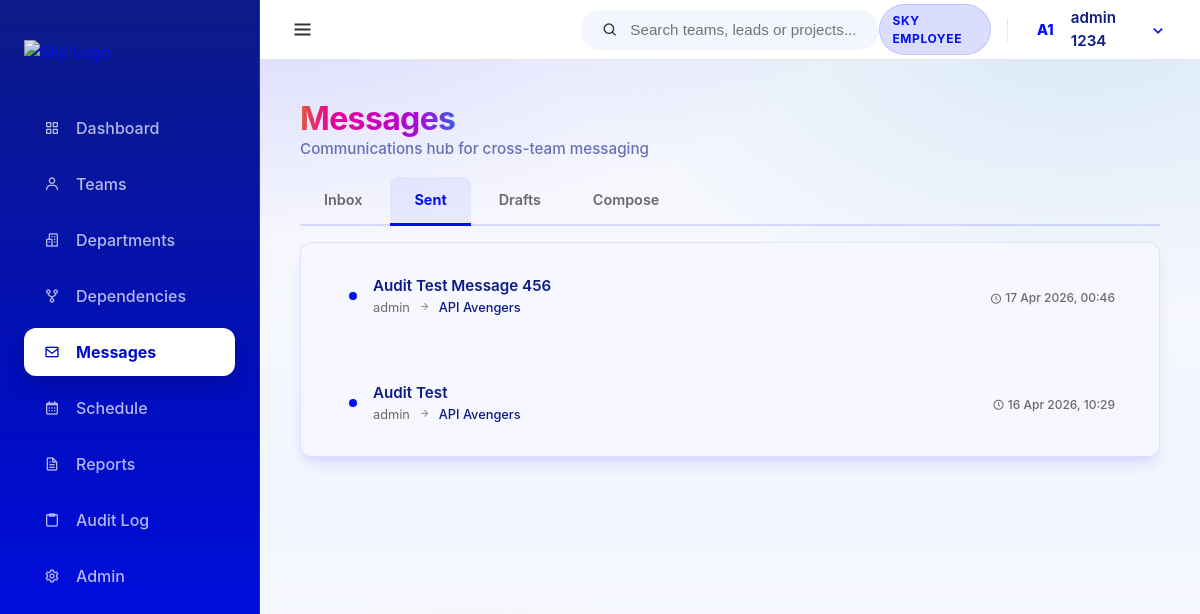
The page /messages/sent/ (signed in) on the database as committed earlier.
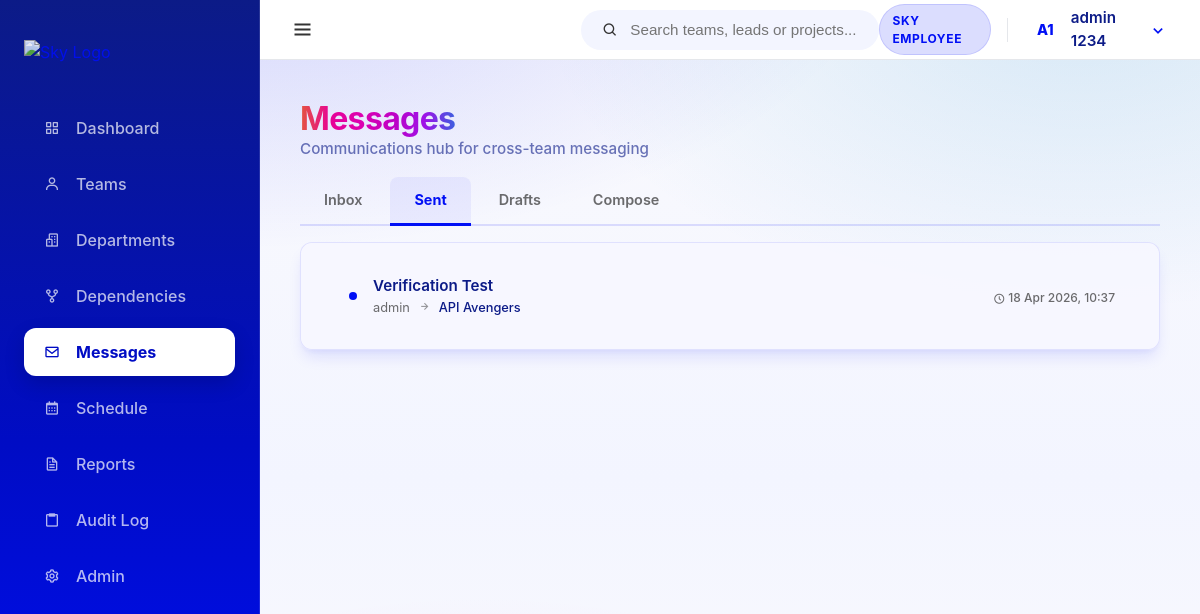
The same page on the database as committed later.
### core/models.py (models this page shows, shortened)
class Message(models.Model):
    message_id = models.AutoField(primary_key=True)
    sender_user = models.ForeignKey(User, on_delete=models.CASCADE, related_name='sent_messages')
    team = models.ForeignKey(Team, on_delete=models.CASCADE, related_name='received_messages')
    message_subject = models.CharField(max_length=255)
    message_body = models.TextField()
    STATUS_CHOICES = [
        ('draft', 'Draft'),
        ('sent', 'Sent'),
    ]
    message_status = models.CharField(max_length=10, choices=STATUS_CHOICES)
    message_sent_at = models.DateTimeField(null=True, blank=True)

class User(AbstractUser):
    class Meta:
        verbose_name = 'User'
        verbose_name_plural = 'Users'

class Team(models.Model):
    team_id = models.AutoField(primary_key=True)
    department = models.ForeignKey(Department, on_delete=models.CASCADE, related_name='teams')
    team_name = models.CharField(max_length=100)
    mission = models.TextField(blank=True) # Main Requirement
    lead_email = models.EmailField(blank=True) # Main Requirement
    team_leader_name = models.CharField(max_length=100, blank=True)
    work_stream = models.CharField(max_length=100)
    project_name = models.CharField(max_length=100)
    project_codebase = models.CharField(max_length=100)
    status = models.CharField(max_length=50, default='Active')
    tech_tags = models.TextField(blank=True, help_text="Comma separated tags")
    created_at = models.DateTimeField(auto_now_add=True)
    updated_at = models.DateTimeField(auto_now=True)

### messages_app/views.py (the view)
# urls.py: path('sent/', views.sent_messages, name='sent_messages'),
@login_required
def sent_messages(request):
    try:
        all_messages = Message.objects.filter(
            sender_user=request.user,
            message_status='sent'
        ).select_related('sender_user', 'team').order_by('-message_sent_at')
        context = {
            'all_messages': all_messages,
            'active_tab': 'sent',
            'tab_title': 'Sent Messages'
        }
        return render(request, 'messages_app/inbox.html', context)
    except Exception as error:
        django_messages.error(request, f'Error loading sent messages: {error}')
        return redirect('messages_app:inbox')

### templates/messages_app/inbox.html (shortened to what the changed rows need)
{% extends 'base.html' %}
{% block content %}
<div class="flex-between mb-2 animate-slide-up">
    <div>
        <h1 class="spectrum-text" style="font-size: 2rem; letter-spacing: -0.02em;">Messages</h1>
    </div>
</div>
{% if active_tab == 'compose' %}
<div class="card animate-slide-up" style="animation-delay: 0.15s; max-width: 700px;">
    <h3 style="color: var(--sky-header-blue); margin-bottom: 1.5rem;">
        <i class='bx bx-edit' style="margin-right: 0.5rem;"></i> New Message
    </h3>
    <form method="post" action="{% url 'messages_app:compose' %}">
        {% csrf_token %}
        <div class="form-group">
            <label for="compose-team">To (Team)</label>
            <select name="team" class="form-control filter-select" id="compose-team" required>
                <option value="">Select team...</option>
                {% for team in teams %}
                <option value="{{ team.team_id }}" {% if prefill_team and prefill_team.team_id == team.team_id or existing_draft and existing_draft.team_id == team.team_id %}selected{% endif %}>{{ team.team_name }}</option>
                {% endfor %}
            </select>
        </div>
        <div class="form-group">
            <label for="compose-subject">Subject</label>
            <input type="text" name="subject" class="form-control" id="compose-subject" placeholder="e.g. Sprint Review Follow-up" value="{{ reply_subject }}" required>
        </div>
        <div class="form-group">
            <label for="compose-body">Message</label>
            <textarea name="body" class="form-control" id="compose-body" rows="6" placeholder="Write your message..." required>{% if existing_draft %}{{ existing_draft.message_body }}{% elif reply_body %}{{ reply_body }}{% endif %}</textarea>
        </div>
        <div class="flex gap-1" style="margin-top: 1.5rem;">
            <button type="submit" name="action" value="sent" class="btn btn-primary"><i class='bx bx-send'></i> Send Message</button>
            <button type="submit" name="action" value="draft" class="btn btn-secondary"><i class='bx bx-save'></i> Save as Draft</button>
            <a href="{% url 'messages_app:inbox' %}" class="btn btn-ghost" style="text-decoration: none; margin-left: auto;">Cancel</a>
        </div>
    </form>
</div>
{% else %}
<div class="card animate-slide-up" style="animation-delay: 0.15s; padding: 0;">
    {% if all_messages %}
    {% for msg in all_messages %}
    <a href="{% url 'messages_app:detail' msg.message_id %}" class="msg-item {% if msg.message_status == 'sent' %}is-unread{% endif %}" style="text-decoration: none; color: inherit; transition: all 0.2s ease;">
        <div class="flex-center gap-2" style="flex: 1; min-width: 0; padding: 1rem 1.5rem; border-bottom: 1px solid var(--sky-border-subtle); border-left: 4px solid transparent;">
            {% if msg.message_status == 'sent' %}<span class="unread-dot"></span>{% endif %}
            <div style="flex: 1; min-width: 0;">
                <div class="flex-center gap-1">
                    <span style="font-weight: 600; font-size: 0.95rem; color: var(--sky-header-blue);">{{ msg.message_subject }}</span>
                </div>
                <div class="flex-center gap-1 mt-025">
                    <span style="font-size: 0.8rem; color: var(--muted-foreground);">
                        {{ msg.sender_user.username }}
                    </span>
                    <i class='bx bx-right-arrow-alt' style="font-size: 0.8rem; opacity: 0.5;"></i>
                    <span style="font-size: 0.8rem; color: var(--sky-header-blue); font-weight: 500;">
                        {{ msg.team.team_name }}
                    </span>
                </div>
            </div>
            <div style="text-align: right; flex-shrink: 0;">
                <span style="font-size: 0.75rem; color: var(--muted-foreground); white-space: nowrap; font-weight: 500;">
                    <i class='bx bx-time-five' style="vertical-align: middle;"></i>
                    {% if msg.message_sent_at %}{{ msg.message_sent_at|date:"d M Y, H:i" }}{% else %}Draft{% endif %}
                </span>
            </div>
        </div>
    </a>
    {% endfor %}
    {% endif %}
</div>
{% endif %}
{% endblock %}

Rows that differ between the two databases and show on the page:
removed Message: message_status "sent" (drawn), message_subject "Audit Test Message 456", sender_user.username "admin", team.team_name "API Avengers", message_sent_at "17 Apr 2026, 00:46"
removed Message: message_status "sent" (drawn), message_subject "Audit Test", sender_user.username "admin", team.team_name "API Avengers", message_sent_at "16 Apr 2026, 10:29"
added Message: message_status "sent" (drawn), message_subject "Verification Test", sender_user.username "admin", team.team_name "API Avengers", message_sent_at "18 Apr 2026, 10:37"
